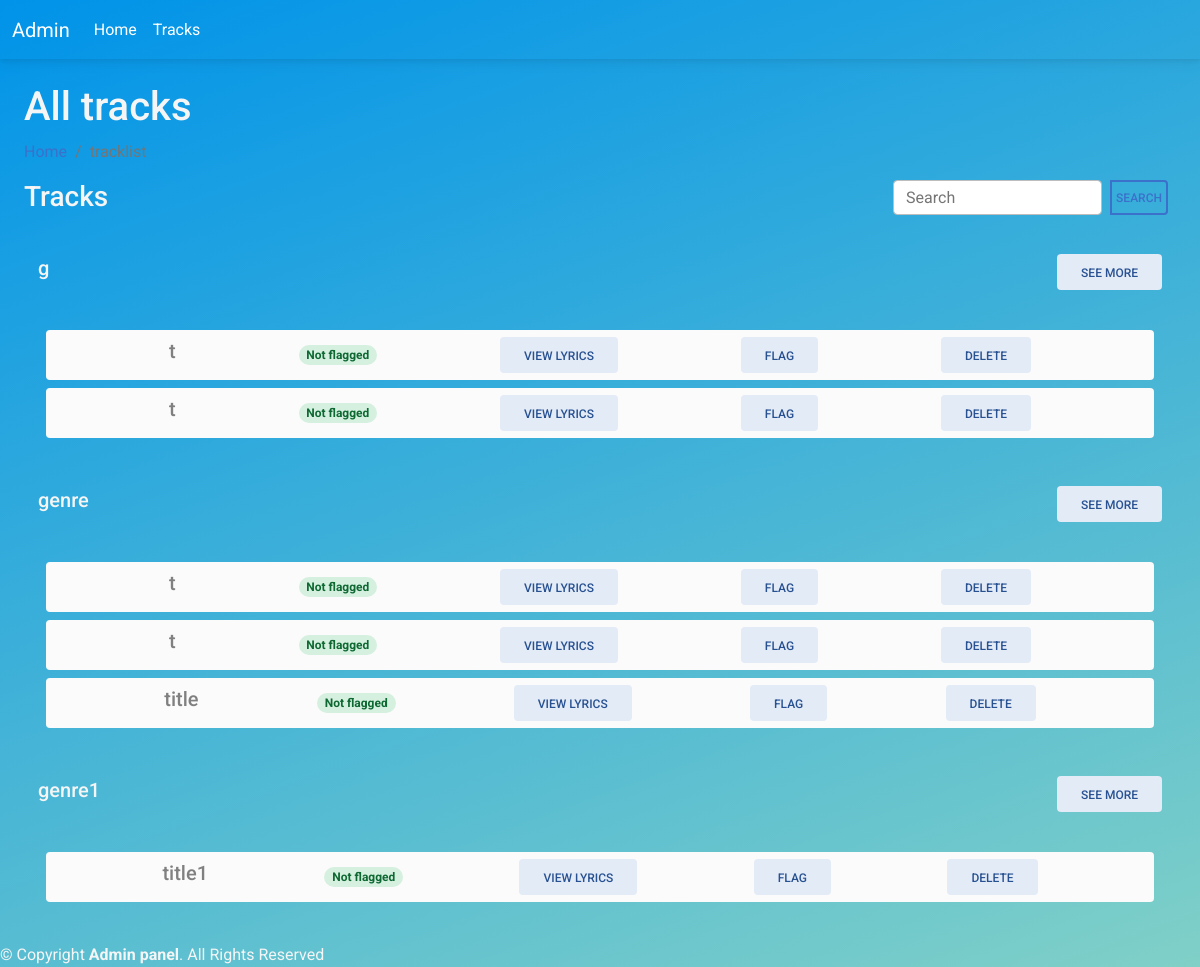
The app's page /tracklist, older data.
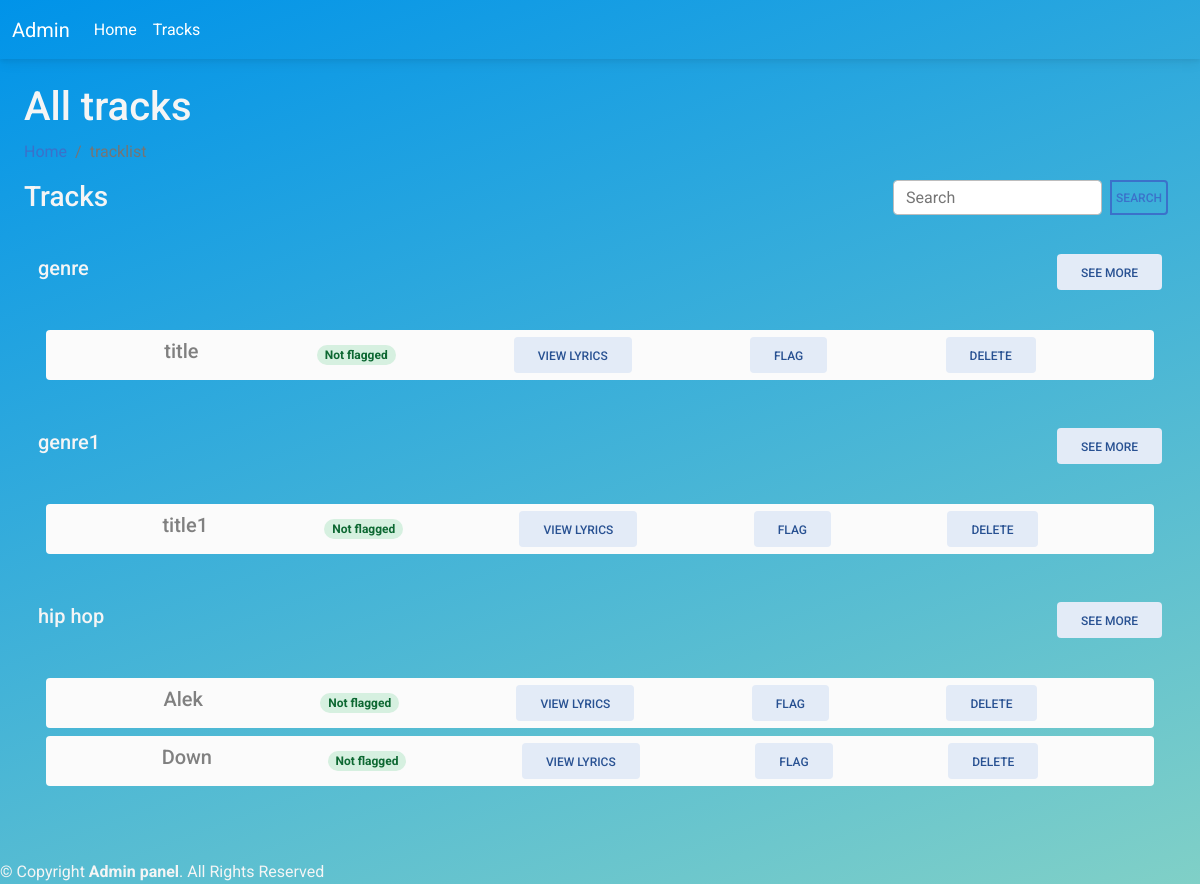
The same page, newer data.
### tables this page shows
CREATE TABLE uploadsong(
    uploadsong_id INTEGER PRIMARY KEY AUTOINCREMENT,
    title TEXT,
    artist TEXT,
    genre TEXT,
    duration INT,
    date TEXT,
    filename TEXT,
    lyrics TEXT,
    isFlagged INT,
    creator_id INTEGER,
    album_id INTEGER,
    FOREIGN KEY (creator_id) REFERENCES creator(creator_id),
    FOREIGN KEY (album_id) REFERENCES album(album_id)
);

### app.py (the view)
@app.route("/tracklist", methods=["GET", "POST"])
def tracklist():
    if request.method == "GET":
        cursor.execute("SELECT DISTINCT genre FROM uploadsong")
        genres = cursor.fetchall()
        genres = [genre[0] for genre in genres]
        genre_songs = {}
        for genre in genres:
            cursor.execute("SELECT * FROM uploadsong WHERE genre = ?", (genre,))
            songs = cursor.fetchall()
            songs = [song for song in songs]
            print(songs)
            print("\n")
            genre_songs[genre] = songs
        print(genre_songs)
        return render_template("adminflag.html", genresnsongs=genre_songs)
    return render_template("adminflag.html")

### templates/adminflag.html (shortened to what this page needs)
<!DOCTYPE html>
<html lang="en">
<head>
  <link href="https://cdnjs.cloudflare.com/ajax/libs/font-awesome/6.0.0/css/all.min.css" rel="stylesheet" />
  <link href="https://cdnjs.cloudflare.com/ajax/libs/mdb-ui-kit/6.4.2/mdb.min.css" rel="stylesheet" />
  <link rel="stylesheet" href="{{ url_for('static', filename='global.css') }}" />
</head>
<body style="
      background-color: #0093e9;
      background-image: linear-gradient(160deg, #0093e9 0%, #80d0c7 100%);
    ">
  <nav class="navbar navbar-expand-lg navbar-dark" style="background-color: transparent">
    <div class="container-fluid">
      <a class="navbar-brand" href="/admin">Admin </a>
      <div class="collapse navbar-collapse" id="navbarTogglerDemo02">
        <ul class="navbar-nav me-auto mb-2 mb-lg-0">
          <li class="nav-item">
            <a class="nav-link active" aria-current="page" href="/admin">Home</a>
          </li>
          <li class="nav-item">
            <a class="nav-link active" href="/tracklist">Tracks</a>
          </li>
        </ul>
      </div>
    </div>
  </nav>
  <main class="min-vh-100 w-100 p-4">
    <div class="pagetitle">
      <h1>All tracks</h1>
      <nav>
        <ol class="breadcrumb">
          <li class="breadcrumb-item"><a href="/admin">Home</a></li>
          <li class="breadcrumb-item active">tracklist</li>
        </ol>
      </nav>
    </div>
    <div class="w-100 d-flex flex-row justify-content-between">
      <h3>Tracks</h3>
      <div class="w-20">
        <div class="input-group">
          <form action="/adminsearch" method="post" class="input-group">
            <input type="search" class="form-control rounded w-20" placeholder="Search" aria-label="Search"
              name="adminsearch" aria-describedby="search-addon" />
            <button type="submit" class="mx-2 p-1 btn btn-outline-primary">
              search
            </button>
          </form>
        </div>
      </div>
    </div>
    {% for genre, songs in genresnsongs.items() %}
    <div class="container vh-40 vw-100 p-2 mt-4 d-flex flex-column justify-content-evenly align-items-center">
      <div class="w-100 d-flex flex-row justify-content-between align-items-center">
        <h5>{{ genre }}</h5>
        <a type="button" class="btn btn-secondary" href="#">see more</a>
      </div>
      <div class="d-flex flex-column align-items-center w-100 mt-4 p-2 overflow-auto" style="max-height: 40vh">
        {% for song in songs %}
        <div class="w-100 mt-2 py-2 bg-light rounded d-flex align-items-center justify-content-evenly"
          style="color: grey; height: 50px">
          <h5>{{song[1]}}</h5>
          {% if song[8] == 0 %}
          <span class="badge rounded-pill badge-success">Not flagged</span>
          {% else %}
          <span class="badge rounded-pill badge-danger">Flagged</span>
          {% endif %}
          <a type="button" class="btn btn-secondary" href="/play/{{song[0]}}">view lyrics</a>
          {% if song[8] == 0 %}
          <a type="button" class="btn btn-secondary" href="/flagunflag/{{song[0]}}">flag</a>
          {% else %}
          <a type="button" class="btn btn-secondary" href="/flagunflag/{{song[0]}}">unflag</a>
          {% endif %}
          <a type="button" class="btn btn-secondary" href="/delete/{{song[0]}}">delete</a>
        </div>
        {% endfor %}
      </div>
    </div>
    {% endfor %}
  </main>
  <footer id="footer" class="footer">
    <div class="copyright">
      &copy; Copyright <strong><span>Admin panel</span></strong>. All Rights Reserved
    </div>
  </footer>
</body>
</html>

### static/global.css (style rules this page uses)
body { background: #000000; background: -webkit-linear-gradient( to right, #434343, #000000 ); background: linear-gradient( to right, #434343, #000000 ); overflow-x: hidden; color: whitesmoke; }

Row changes from the older to the newer data that the page shows:
removed uploadsong: title "t", isFlagged "Not flagged", shown under "g"
removed uploadsong: title "t", isFlagged "Not flagged", shown under "g"
removed uploadsong: title "t", isFlagged "Not flagged", shown under "genre"
removed uploadsong: title "t", isFlagged "Not flagged", shown under "genre"
added uploadsong: title "Alek", isFlagged "Not flagged", shown under "hip hop"
added uploadsong: title "Down", isFlagged "Not flagged", shown under "hip hop"
Text that changed along with them:
new list line: "hip hop SEE MORE"
list line gone: "g SEE MORE"
